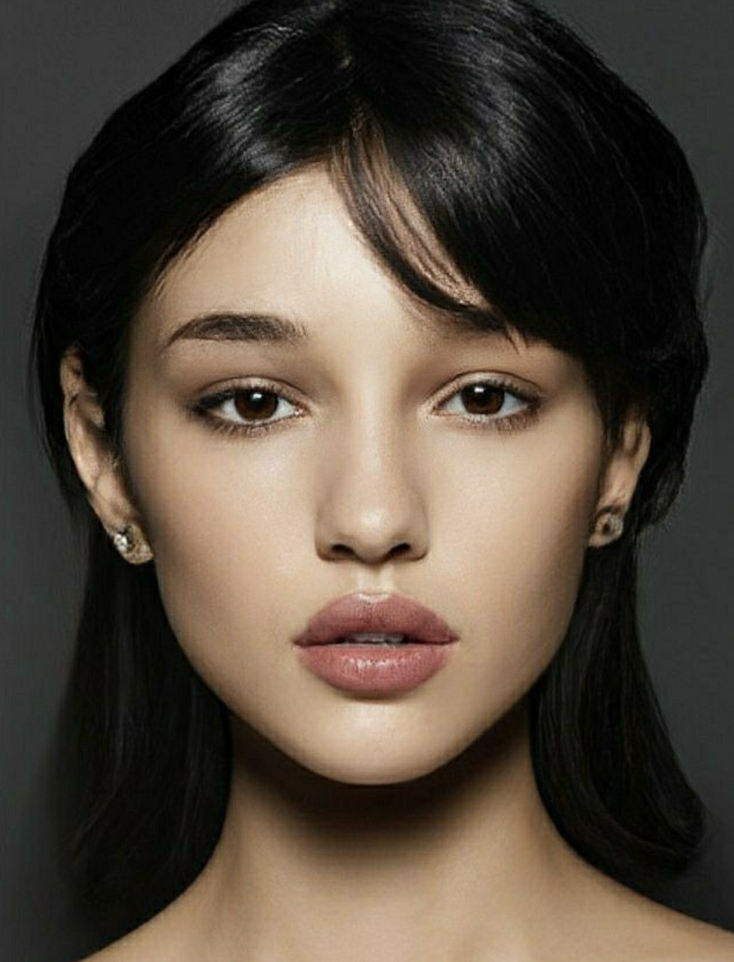
#> input picture data/examples/face.png, 734 x 962 px, shrunk from 978 x 1282 before the run
$ python main.py --image ../data/examples/face.png
#> lines starting #> are read from the running program, lines starting #| are printed output that depends on the picture; after the words box and inside, x2 and y2 are one past the last pixel; in counts of white or black regions, pixels touching at a corner belong together
### src/utils.py
import cv2
import os

def read_image(path):
    img = cv2.imread(path)
    if img is None:
        raise FileNotFoundError(f"Image not found: {path}")
    return img

def show_image(title, image):
    cv2.imshow(title, image)
    cv2.waitKey(0)
    cv2.destroyAllWindows()

def save_image(path, image):
    os.makedirs(os.path.dirname(path), exist_ok=True)
    cv2.imwrite(path, image)

### src/detector.py
import cv2

face_cascade = cv2.CascadeClassifier(
    cv2.data.haarcascades + "haarcascade_frontalface_default.xml"
)

def detect_faces(image):
    """
    Detect faces in an image using Haar Cascades
    """
    gray = cv2.cvtColor(image, cv2.COLOR_BGR2GRAY)
    faces = face_cascade.detectMultiScale(
        gray,
        scaleFactor=1.3,
        minNeighbors=5
    )
    return faces

# [21 lines left out: function detect_objects, not called in this run]

def draw_boxes(image, boxes, label):
    """
    Draw green boxes, labels, and total count
    """
    img = image.copy()

    for idx, (x, y, w, h) in enumerate(boxes, start=1):

        cv2.rectangle(img, (x, y), (x + w, y + h), (0, 255, 0), 2)


        text = f"{label}-{idx}"
        cv2.putText(
            img,
            text,
            (x, y - 10),
            cv2.FONT_HERSHEY_SIMPLEX,
            0.6,
            (0, 255, 0),
            2
        )


    total_text = f"Total {label}s: {len(boxes)}"
    cv2.putText(
        img,
        total_text,
        (10, 30),
        cv2.FONT_HERSHEY_SIMPLEX,
        0.9,
        (0, 255, 0),
        2
    )

    return img

### src/main.py
import argparse
from utils import read_image, show_image, save_image
from detector import detect_faces, detect_objects, draw_boxes

def main():
    parser = argparse.ArgumentParser(description="Image Recognition using OpenCV")
    parser.add_argument("--image", required=True, help="Path to input image")
    parser.add_argument(
        "--mode",
        choices=["face", "object"],
        default="face",
        help="Detection mode"
    )
    parser.add_argument(
        "--save",
        help="Path to save output image"
    )

    args = parser.parse_args()


    image = read_image(args.image)
#> in read_image, img is the input picture: shape (962, 734, 3); mean B, G, R 60.5, 72.1, 83.4

    # Detection
    if args.mode == "face":
        boxes = detect_faces(image)
#> in detect_faces, `gray = cv2.cvtColor(image, cv2.COLOR_BGR2GRAY)`:
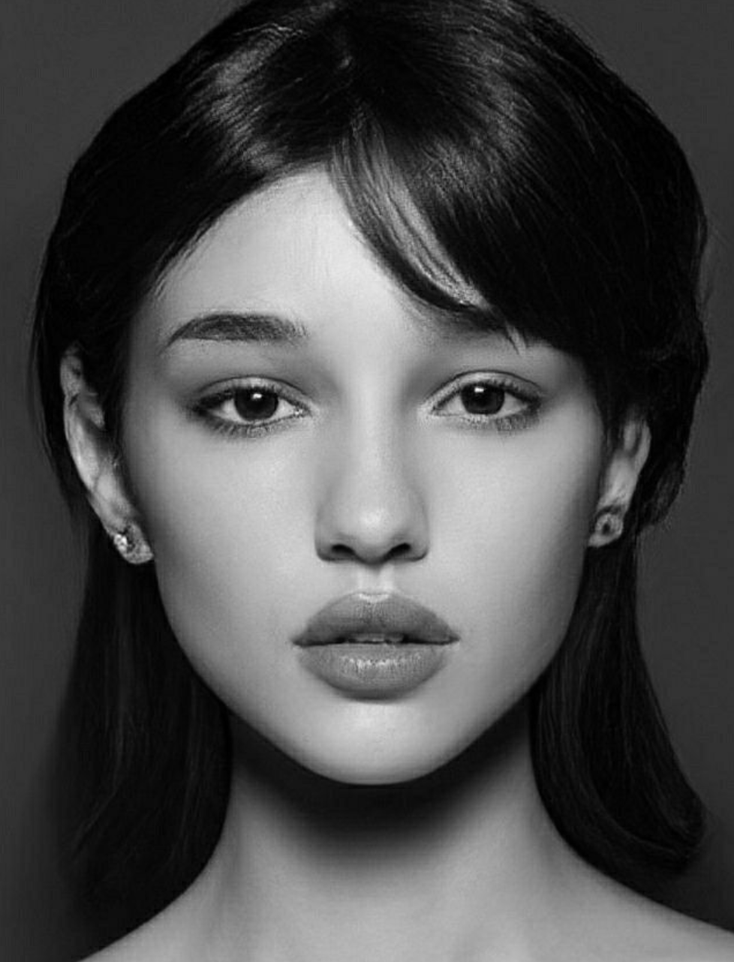
#> gray: shape (962, 734); min 0, max 244, mean 74.2
#> in detect_faces, `faces = face_cascade.detectMultiScale( gray, scaleFactor=1.3, minNeigh..`: faces = [[81, 181, 575, 575]]
#> boxes = [[81, 181, 575, 575]]
        output = draw_boxes(image, boxes, "Face")
#> the loop in draw_boxes, `for idx, (x, y, w, h) in enumerate(boxes, start=1): ` made 1 pass
#> (idx, x, y, w, h, text) on pass 1: (1, 81, 181, 575, 575, 'Face-1')
#> after the loop in draw_boxes, `for idx, (x, y, w, h) in enumerate(boxes, start=1):`:
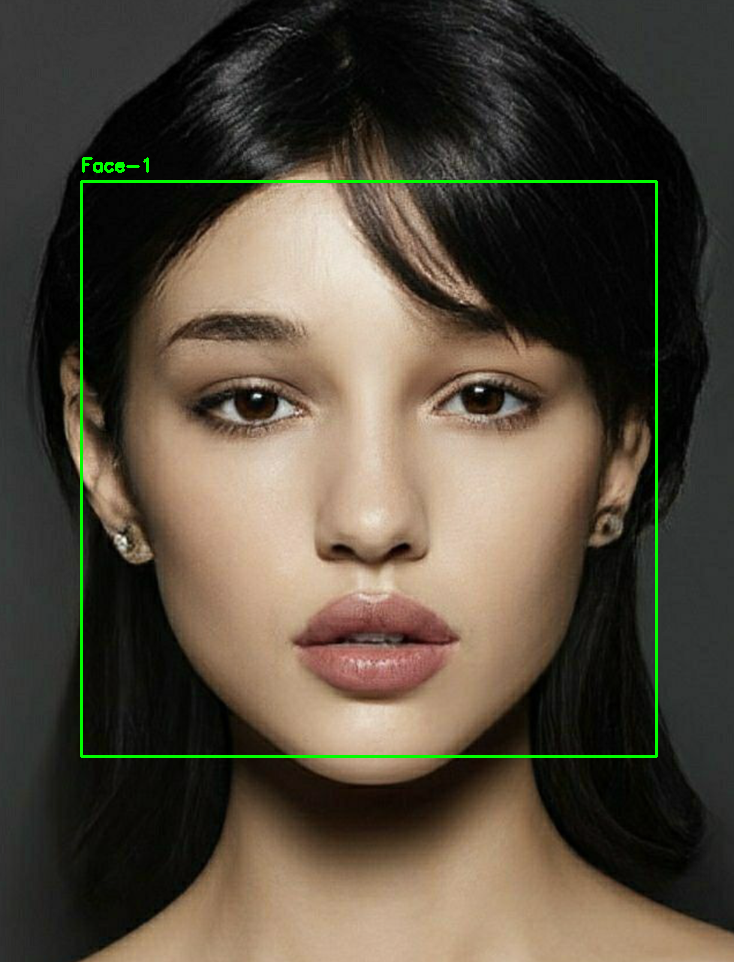
#> img: shape (962, 734, 3); 1.03% of pixels changed, all inside (x1, y1, x2, y2) = (80, 157, 658, 758)
#> in draw_boxes, `total_text = f"Total {label}s: {len(boxes)}"`: total_text = 'Total Faces: 1'
#> in draw_boxes, `cv2.putText( img, total_text, (10, 30), cv2.FONT_HERSHEY_SIMPLEX, 0.9,..`:
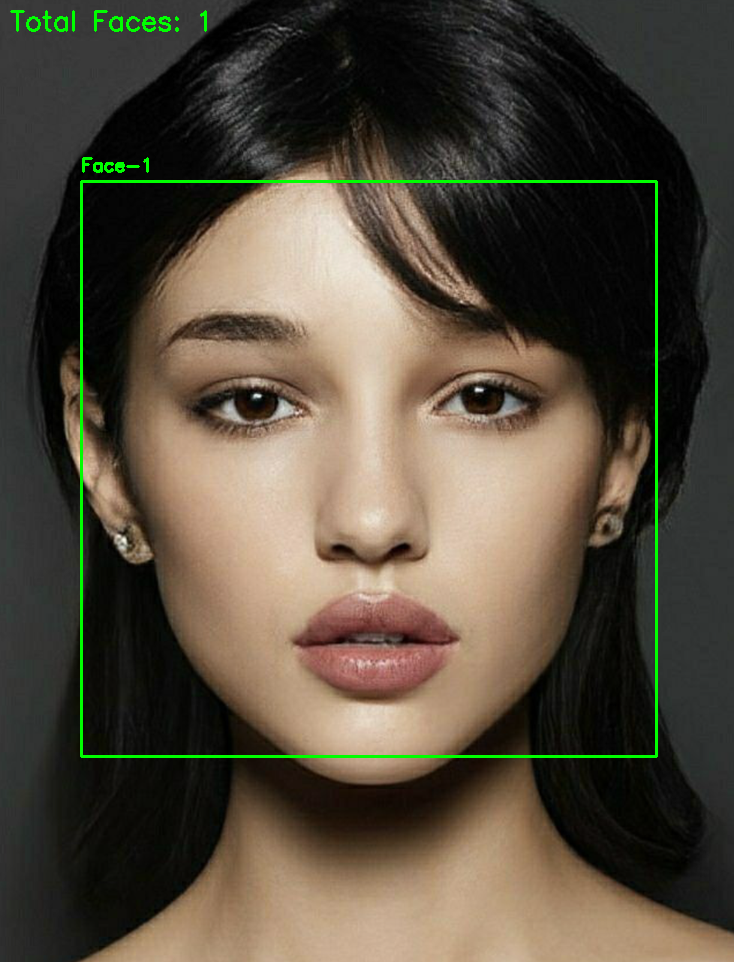
#> img: shape (962, 734, 3); 0.17% of pixels changed, all inside (x1, y1, x2, y2) = (10, 10, 207, 32)
    else:
        boxes = detect_objects(image)
        output = draw_boxes(image, boxes, "Object")

    print(f"Detected {len(boxes)} {args.mode}(s)")
#| Detected 1 face(s)


    if args.save:
        save_image(args.save, output)
        print(f"Result saved to {args.save}")
    else:
        show_image("Detection Result", output)

if __name__ == "__main__":
    main()
